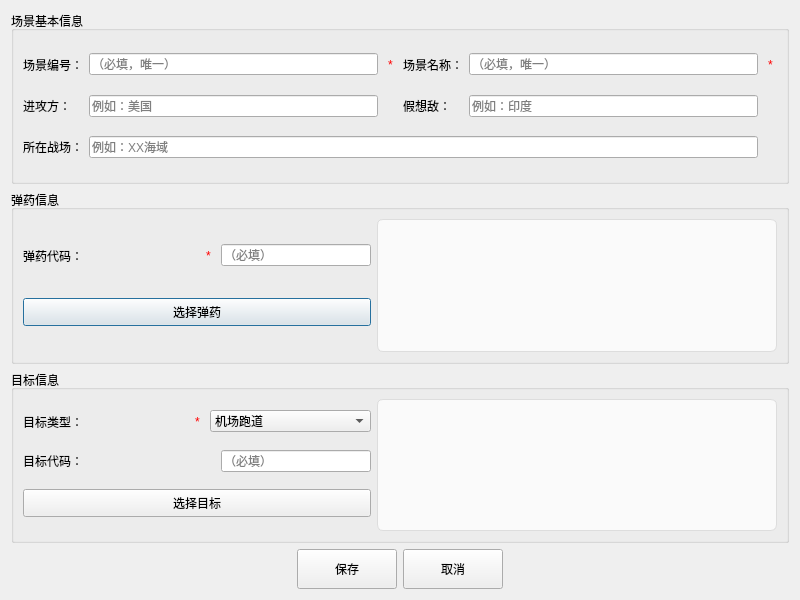
<?xml version="1.0" encoding="UTF-8"?>
<ui version="4.0">
 <class>Frm_PG_DamageScene_Add</class>
 <widget class="QDialog" name="Frm_PG_DamageScene_Add">
  <property name="geometry">
   <rect>
    <x>0</x>
    <y>0</y>
    <width>800</width>
    <height>600</height>
   </rect>
  </property>
  <property name="windowTitle">
   <string>添加/编辑毁伤场景</string>
  </property>
  <layout class="QVBoxLayout" name="verticalLayout">
   <item>
    <widget class="QGroupBox" name="gb_scene_info">
     <property name="title">
      <string>场景基本信息</string>
     </property>
     <layout class="QGridLayout" name="gridLayout">
      <item row="0" column="0">
       <widget class="QLabel" name="lbl_scene_code">
        <property name="text">
         <string>场景编号：</string>
        </property>
       </widget>
      </item>
      <item row="0" column="1">
       <widget class="QLineEdit" name="ed_scene_code">
        <property name="placeholderText">
         <string>（必填，唯一）</string>
        </property>
       </widget>
      </item>
      <item row="0" column="2">
       <widget class="QLabel" name="lbl_required_1">
        <property name="minimumSize">
         <size>
          <width>13</width>
          <height>23</height>
         </size>
        </property>
        <property name="maximumSize">
         <size>
          <width>13</width>
          <height>23</height>
         </size>
        </property>
        <property name="styleSheet">
         <string notr="true">color:rgba(255, 0, 0, 255)</string>
        </property>
        <property name="text">
         <string>*</string>
        </property>
        <property name="alignment">
         <set>Qt::AlignCenter</set>
        </property>
       </widget>
      </item>
      <item row="0" column="3">
       <widget class="QLabel" name="lbl_scene_name">
        <property name="text">
         <string>场景名称：</string>
        </property>
       </widget>
      </item>
      <item row="0" column="4">
       <widget class="QLineEdit" name="ed_scene_name">
        <property name="placeholderText">
         <string>（必填，唯一）</string>
        </property>
       </widget>
      </item>
      <item row="0" column="5">
       <widget class="QLabel" name="lbl_required_2">
        <property name="minimumSize">
         <size>
          <width>13</width>
          <height>23</height>
         </size>
        </property>
        <property name="maximumSize">
         <size>
          <width>13</width>
          <height>23</height>
         </size>
        </property>
        <property name="styleSheet">
         <string notr="true">color:rgba(255, 0, 0, 255)</string>
        </property>
        <property name="text">
         <string>*</string>
        </property>
        <property name="alignment">
         <set>Qt::AlignCenter</set>
        </property>
       </widget>
      </item>
      <item row="1" column="0">
       <widget class="QLabel" name="lbl_offensive">
        <property name="text">
         <string>进攻方：</string>
        </property>
       </widget>
      </item>
      <item row="1" column="1">
       <widget class="QLineEdit" name="ed_offensive">
        <property name="placeholderText">
         <string>例如：美国</string>
        </property>
       </widget>
      </item>
      <item row="1" column="3">
       <widget class="QLabel" name="lbl_defensive">
        <property name="text">
         <string>假想敌：</string>
        </property>
       </widget>
      </item>
      <item row="1" column="4">
       <widget class="QLineEdit" name="ed_defensive">
        <property name="placeholderText">
         <string>例如：印度</string>
        </property>
       </widget>
      </item>
      <item row="2" column="0">
       <widget class="QLabel" name="lbl_battle">
        <property name="text">
         <string>所在战场：</string>
        </property>
       </widget>
      </item>
      <item row="2" column="1" colspan="4">
       <widget class="QLineEdit" name="ed_battle">
        <property name="placeholderText">
         <string>例如：XX海域</string>
        </property>
       </widget>
      </item>
     </layout>
    </widget>
   </item>
   <item>
    <widget class="QGroupBox" name="gb_ammunition_info">
     <property name="title">
      <string>弹药信息</string>
     </property>
     <layout class="QHBoxLayout" name="horizontalLayout_ammo">
      <item>
       <layout class="QVBoxLayout" name="verticalLayout_ammo_left">
        <item>
         <layout class="QHBoxLayout" name="horizontalLayout_ammo_code">
          <item>
           <widget class="QLabel" name="lbl_ammunition_code">
            <property name="text">
             <string>弹药代码：</string>
            </property>
           </widget>
          </item>
          <item>
           <widget class="QLabel" name="lbl_required_3">
            <property name="minimumSize">
             <size>
              <width>13</width>
              <height>23</height>
             </size>
            </property>
            <property name="maximumSize">
             <size>
              <width>13</width>
              <height>23</height>
             </size>
            </property>
            <property name="styleSheet">
             <string notr="true">color:rgba(255, 0, 0, 255)</string>
            </property>
            <property name="text">
             <string>*</string>
            </property>
            <property name="alignment">
             <set>Qt::AlignCenter</set>
            </property>
           </widget>
          </item>
          <item>
           <widget class="QLineEdit" name="ed_ammunition_code">
            <property name="maximumSize">
             <size>
              <width>150</width>
              <height>16777215</height>
             </size>
            </property>
            <property name="placeholderText">
             <string>（必填）</string>
            </property>
           </widget>
          </item>
         </layout>
        </item>
        <item>
         <layout class="QHBoxLayout" name="horizontalLayout_ammo_id"/>
        </item>
        <item>
         <widget class="QPushButton" name="btn_select_ammunition">
          <property name="minimumSize">
           <size>
            <width>100</width>
            <height>28</height>
           </size>
          </property>
          <property name="maximumSize">
           <size>
            <width>16777215</width>
            <height>28</height>
           </size>
          </property>
          <property name="styleSheet">
           <string notr="true">QPushButton {
    font-size: 12px;
    padding: 4px 12px;
}</string>
          </property>
          <property name="text">
           <string>选择弹药</string>
          </property>
         </widget>
        </item>
       </layout>
      </item>
      <item>
       <widget class="QLabel" name="lbl_ammunition_detail">
        <property name="sizePolicy">
         <sizepolicy hsizetype="Expanding" vsizetype="Preferred">
          <horstretch>0</horstretch>
          <verstretch>0</verstretch>
         </sizepolicy>
        </property>
        <property name="minimumSize">
         <size>
          <width>400</width>
          <height>100</height>
         </size>
        </property>
        <property name="styleSheet">
         <string notr="true">QLabel {
    color: #333;
    padding: 12px;
    background-color: #fafafa;
    border-radius: 6px;
    border: 1px solid #ddd;
    font-size: 13px;
    line-height: 1.6;
}</string>
        </property>
        <property name="text">
         <string/>
        </property>
        <property name="textFormat">
         <enum>Qt::RichText</enum>
        </property>
        <property name="alignment">
         <set>Qt::AlignLeading|Qt::AlignLeft|Qt::AlignTop</set>
        </property>
        <property name="wordWrap">
         <bool>true</bool>
        </property>
       </widget>
      </item>
     </layout>
    </widget>
   </item>
   <item>
    <widget class="QGroupBox" name="gb_target_info">
     <property name="title">
      <string>目标信息</string>
     </property>
     <layout class="QHBoxLayout" name="horizontalLayout_target">
      <item>
       <layout class="QVBoxLayout" name="verticalLayout_target_left">
        <item>
         <layout class="QHBoxLayout" name="horizontalLayout_target_type">
          <item>
           <widget class="QLabel" name="lbl_target_type">
            <property name="text">
             <string>目标类型：</string>
            </property>
           </widget>
          </item>
          <item>
           <widget class="QLabel" name="lbl_required_4">
            <property name="minimumSize">
             <size>
              <width>13</width>
              <height>23</height>
             </size>
            </property>
            <property name="maximumSize">
             <size>
              <width>13</width>
              <height>23</height>
             </size>
            </property>
            <property name="styleSheet">
             <string notr="true">color:rgba(255, 0, 0, 255)</string>
            </property>
            <property name="text">
             <string>*</string>
            </property>
            <property name="alignment">
             <set>Qt::AlignCenter</set>
            </property>
           </widget>
          </item>
          <item>
           <widget class="QComboBox" name="cmb_target_type">
            <property name="minimumSize">
             <size>
              <width>120</width>
              <height>0</height>
             </size>
            </property>
            <item>
             <property name="text">
              <string>机场跑道</string>
             </property>
            </item>
            <item>
             <property name="text">
              <string>单机掩蔽库</string>
             </property>
            </item>
            <item>
             <property name="text">
              <string>地下指挥所</string>
             </property>
            </item>
           </widget>
          </item>
         </layout>
        </item>
        <item>
         <layout class="QHBoxLayout" name="horizontalLayout_target_code">
          <item>
           <widget class="QLabel" name="lbl_target_code">
            <property name="text">
             <string>目标代码：</string>
            </property>
           </widget>
          </item>
          <item>
           <widget class="QLineEdit" name="ed_target_code">
            <property name="maximumSize">
             <size>
              <width>150</width>
              <height>16777215</height>
             </size>
            </property>
            <property name="placeholderText">
             <string>（必填）</string>
            </property>
           </widget>
          </item>
         </layout>
        </item>
        <item>
         <layout class="QHBoxLayout" name="horizontalLayout_target_id"/>
        </item>
        <item>
         <widget class="QPushButton" name="btn_select_target">
          <property name="minimumSize">
           <size>
            <width>100</width>
            <height>28</height>
           </size>
          </property>
          <property name="maximumSize">
           <size>
            <width>16777215</width>
            <height>28</height>
           </size>
          </property>
          <property name="styleSheet">
           <string notr="true">QPushButton {
    font-size: 12px;
    padding: 4px 12px;
}</string>
          </property>
          <property name="text">
           <string>选择目标</string>
          </property>
         </widget>
        </item>
       </layout>
      </item>
      <item>
       <widget class="QLabel" name="lbl_target_detail">
        <property name="sizePolicy">
         <sizepolicy hsizetype="Expanding" vsizetype="Preferred">
          <horstretch>0</horstretch>
          <verstretch>0</verstretch>
         </sizepolicy>
        </property>
        <property name="minimumSize">
         <size>
          <width>400</width>
          <height>100</height>
         </size>
        </property>
        <property name="styleSheet">
         <string notr="true">QLabel {
    color: #333;
    padding: 12px;
    background-color: #fafafa;
    border-radius: 6px;
    border: 1px solid #ddd;
    font-size: 13px;
    line-height: 1.6;
}</string>
        </property>
        <property name="text">
         <string/>
        </property>
        <property name="textFormat">
         <enum>Qt::RichText</enum>
        </property>
        <property name="alignment">
         <set>Qt::AlignLeading|Qt::AlignLeft|Qt::AlignTop</set>
        </property>
        <property name="wordWrap">
         <bool>true</bool>
        </property>
       </widget>
      </item>
     </layout>
    </widget>
   </item>
   <item>
    <layout class="QHBoxLayout" name="horizontalLayout_2">
     <item>
      <spacer name="horizontalSpacer_2">
       <property name="orientation">
        <enum>Qt::Horizontal</enum>
       </property>
       <property name="sizeHint" stdset="0">
        <size>
         <width>40</width>
         <height>20</height>
        </size>
       </property>
      </spacer>
     </item>
     <item>
      <widget class="QPushButton" name="btn_save">
       <property name="minimumSize">
        <size>
         <width>100</width>
         <height>40</height>
        </size>
       </property>
       <property name="text">
        <string>保存</string>
       </property>
      </widget>
     </item>
     <item>
      <widget class="QPushButton" name="btn_cancel">
       <property name="minimumSize">
        <size>
         <width>100</width>
         <height>40</height>
        </size>
       </property>
       <property name="text">
        <string>取消</string>
       </property>
      </widget>
     </item>
     <item>
      <spacer name="horizontalSpacer">
       <property name="orientation">
        <enum>Qt::Horizontal</enum>
       </property>
       <property name="sizeHint" stdset="0">
        <size>
         <width>40</width>
         <height>20</height>
        </size>
       </property>
      </spacer>
     </item>
    </layout>
   </item>
  </layout>
 </widget>
 <resources/>
 <connections/>
</ui>
